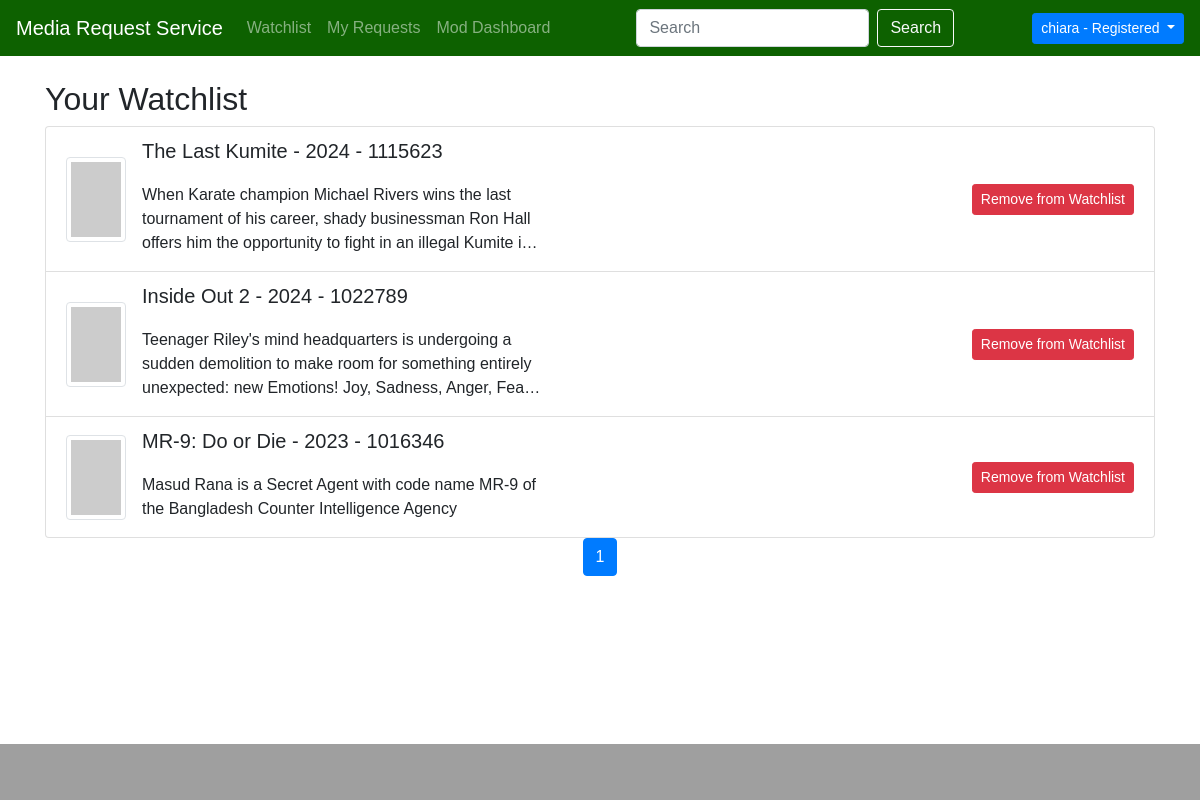
The app's page /dashboard/watchlist/ (signed in) with its own data.
### movieapp/models.py (models this page shows, shortened)
class Movie(models.Model):
    tmdb_id = models.IntegerField(primary_key=True)  # useful to retrieve data from TMDB APIs
    title = models.CharField(max_length=100)
    year = models.IntegerField(null=True)
    description = models.TextField(max_length=1000)
    genre = models.CharField(max_length=100)
    available = models.BooleanField(default=False)
    @property
    def poster_url(self):
        api_key = '5dbf33ab1210565bba9d880c176bf3d8'
        base_url = f'https://api.themoviedb.org/3/movie/{self.tmdb_id}?api_key={api_key}'
        try:
            response = requests.get(base_url)
            data = response.json()
            if 'poster_path' in data and data['poster_path']:
                poster_path = data['poster_path']
                poster_url = f'https://image.tmdb.org/t/p/w154{poster_path}'
                return poster_url
            else:
                return None
        except requests.exceptions.RequestException as e:
            print('Error in API request:', e)
            return None
    class Meta:
        ordering = ["-pk"]
        verbose_name_plural = 'Movies'

### userdashboard/views.py (the view)
# urls.py: path('watchlist/', my_watchlist, name='my_watchlist'),
@login_required(login_url='/login')
def my_watchlist(request):
    user_profile = request.user.profile
    watchlist_movies = user_profile.watchlisted.all()
    paginator = Paginator(watchlist_movies, 5)
    page_number = request.GET.get('page')
    try:
        watchlist_movies = paginator.page(page_number)
    except PageNotAnInteger:
        watchlist_movies = paginator.page(1)
    except EmptyPage:
        watchlist_movies = paginator.page(paginator.num_pages)
    return render(request, 'watchlist.html', {'watchlist_movies': watchlist_movies})

### userdashboard/templates/watchlist.html (shortened to what this page needs)
{% extends 'GPT_home.html' %}
{% block content %}
<div class="container mt-4">
    <h2>Your Watchlist</h2>
    <ul class="list-group">
        {% for movie in watchlist_movies %}
        <li class="list-group-item d-flex justify-content-between align-items-center">
            <div class="d-flex align-items-center">
                {% if movie.poster_url %}
                <img src="{{ movie.poster_url }}" class="img-thumbnail mr-3" alt="Poster del film" style="width: 50px; height: 75px;">
                {% else %}
                <img src="https://via.placeholder.com/50x75" class="img-thumbnail mr-3" alt="Immagine non disponibile">
                {% endif %}
                <div>
                    <h5>{{ movie.title }} - {{ movie.year }} - {{ movie.tmdb_id }}</h5>
                    <p class="mb-1 multi-line-text-truncate">{{ movie.description }}</p>
                </div>
            </div>
            <button class="btn btn-sm btn-danger watchlist-btn" data-movie-id="{{ movie.tmdb_id }}" data-action="remove">Remove from Watchlist</button>
        </li>
        {% empty %}
            <div class="alert alert-success d-flex justify-content-center align-items-center" role="alert">
                <span class="text-center font-weight-bold" style="font-size: 1.5em;">Look's like no one's here...</span>
            </div>
        {% endfor %}
    </ul>
    <nav aria-label="Page navigation">
    <ul class="pagination justify-content-center">
        {% for num in watchlist_movies.paginator.page_range %}
        {% if watchlist_movies.number == num %}
        <li class="page-item active"><a class="page-link" href="#">{{ num }}</a></li>
        {% elif num > watchlist_movies.number|add:'-3' and num < watchlist_movies.number|add:'3' %}
        <li class="page-item"><a class="page-link" href="?page={{ num }}">{{ num }}</a></li>
        {% endif %}
        {% endfor %}
    </ul>
</nav>
</div>
{% endblock %}

### templates/GPT_home.html (shortened to what this page needs)
{% load static %}
<!DOCTYPE html>
<html lang="en">
<head>
    <link href="https://stackpath.bootstrapcdn.com/bootstrap/4.5.2/css/bootstrap.min.css" rel="stylesheet">
    <link rel="stylesheet" href="https://cdn.jsdelivr.net/npm/bootstrap@4.6.1/dist/css/bootstrap.min.css">
    {% load crispy_forms_tags %}
    {% load static %}
</head>
<body>
<nav class="navbar navbar-expand-lg navbar-dark">
    <a class="navbar-brand" href="{% url 'movieapp:home' %}">Media Request Service</a>
    <div class="collapse navbar-collapse justify-content-between" id="navbarNav">
        {% if request.user.is_authenticated %}
            <ul class="navbar-nav">
                <li class="nav-item">
                    <a class="nav-link" href="{% url 'userdashboard:my_watchlist' %}">Watchlist</a>
                </li>
                <li class="nav-item">
                    <a class="nav-link" href="{% url 'userdashboard:my_requests' %}">My Requests</a>
                </li>
                <li class="nav-item">
                    <a class="nav-link" href="{% url 'userdashboard:moderator_dashboard' %}">Mod Dashboard</a>
                </li>
            </ul>
        {% endif %}
        <form class="form-inline my-2 my-lg-0">
            <input class="form-control mr-sm-2" type="search" placeholder="Search" aria-label="Search">
            <button class="btn btn-outline-light my-2 my-sm-0" type="submit">Search</button>
        </form>
        <ul class="navbar-nav">
            <li class="nav-item dropdown">
                <button class="btn btn-sm btn-primary dropdown-toggle" id="userDropdown" role="button" data-toggle="dropdown" aria-haspopup="true" aria-expanded="false">
                    {% if request.user.is_authenticated %}
                        {{ request.user.username }} - {% if not user.is_superuser %}{{ user.groups.all.0.name }}{% else %}Administrator{% endif %}
                    {% else %}
                        Anonymous User
                    {% endif %}
                </button>
            </li>
        </ul>
    </div>
</nav>
    {% block content %}
    {% endblock %}
<footer class="footer mt-auto">
</footer>
</body>
</html>

### templates/GPT_home.html (style rules this page uses)
body { font-family: Arial, sans-serif; margin: 0; padding: 0; display: flex; flex-direction: column; min-height: 100vh; }
.navbar { background-color: #0d6100; }
.footer { background-color: rgb(159, 159, 159); padding: 20px 0; text-align: center; margin-top: auto; width: 100%; }
.multi-line-text-truncate { overflow: hidden; max-width: 400px; display: -webkit-box; -webkit-line-clamp: 3; -webkit-box-orient: vertical; margin: 20px auto; }

### records on screen
Movie: title "The Last Kumite", year "2024", tmdb_id "1115623", description "When Karate champion Michael Rivers wins the last tournament of his career, shady businessman Ron Hall offers him the opportunity to fight in an illegal Kumite…"
Movie: title "Inside Out 2", year "2024", tmdb_id "1022789", description "Teenager Riley's mind headquarters is undergoing a sudden demolition to make room for something entirely unexpected: new Emotions! Joy, Sadness, Anger,…"
Movie: title "MR-9: Do or Die", year "2023", tmdb_id "1016346", description "Masud Rana is a Secret Agent with code name MR-9 of the Bangladesh Counter Intelligence Agency"

### other values on screen
{{ request.user.username }} "chiara"
{{ user.groups.all.0.name }} "Registered"
{{ num }} "1"
